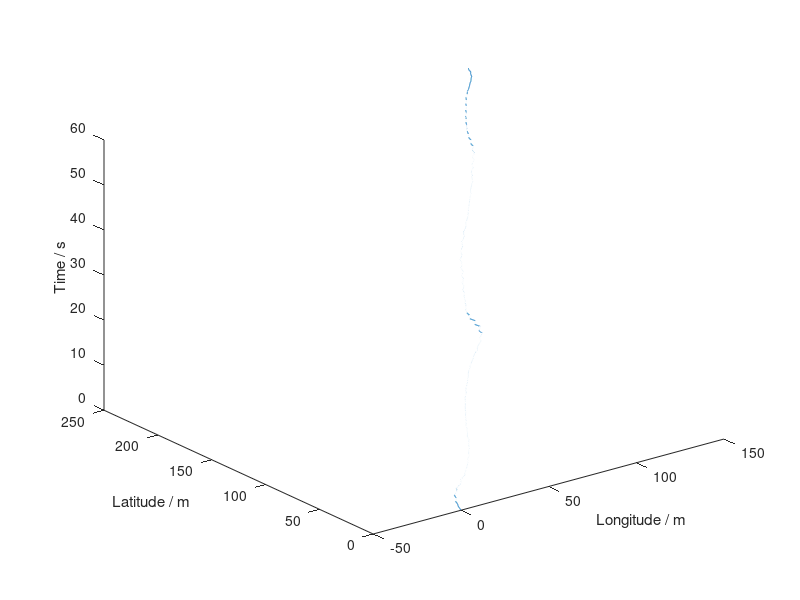
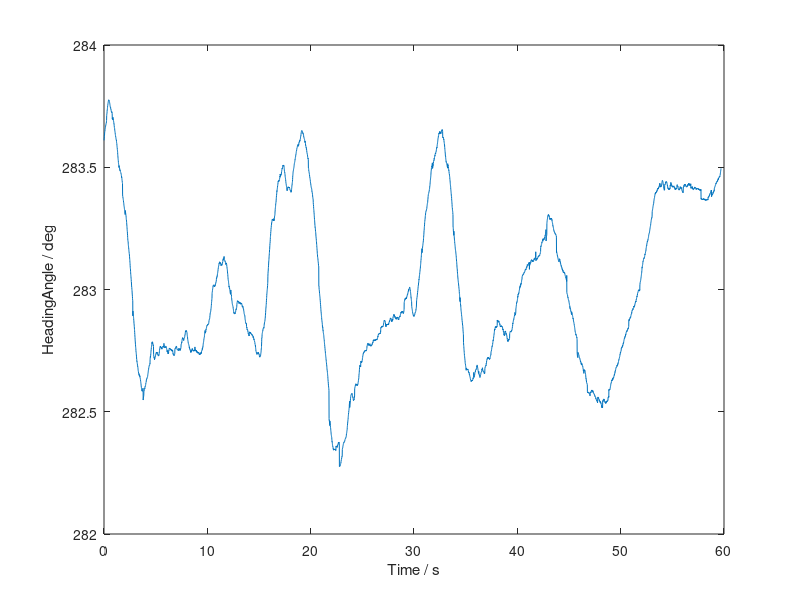
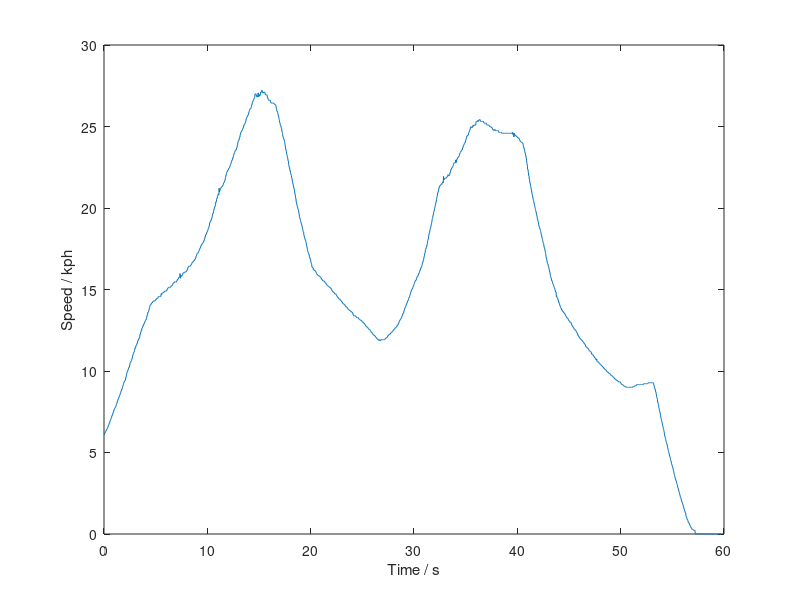
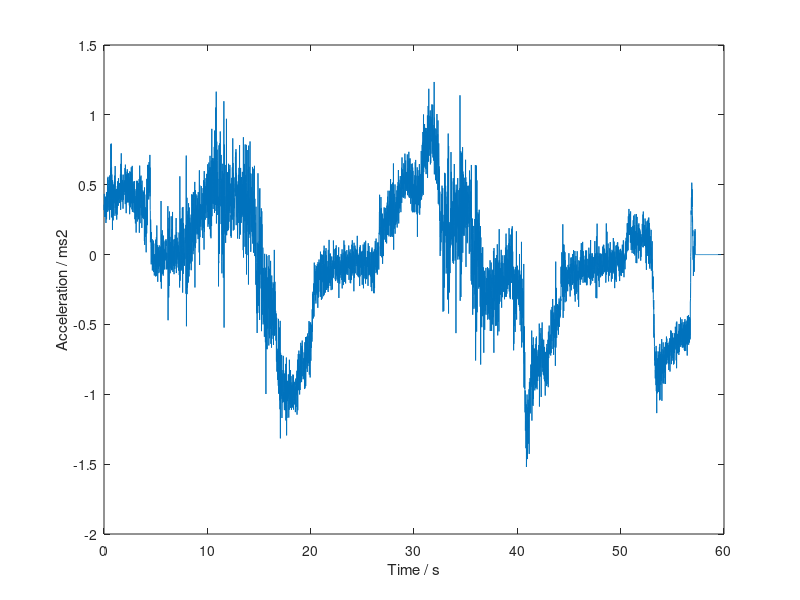

The MATLAB script that drew these images, in order:
M = csvread('garage-2020-05-18_17_02.csv',1,0);
Time = M(:,8) - M(1,8);
X = M(:,1) - M(1,1);
Y = M(:,2) - M(1,2);
figure(1)
plot3(X,Y,Time)
xlabel('Longitude / m')
ylabel('Latitude / m')
zlabel('Time / s')

HeadingAngle = (M(:,9) + pi ) *360/(2*pi);
figure(2)
plot(Time,HeadingAngle)
xlabel('Time / s')
ylabel('HeadingAngle / deg')

Speed = M(:,4) * 3.6;
figure(3)
plot(Time,Speed)
xlabel('Time / s')
ylabel('Speed / kph')

Acceleration = M(:,5);
figure(4)
plot(Time,Acceleration)
xlabel('Time / s')
ylabel('Acceleration / ms2')

Steering = M(:,14);
figure(5)
plot(Time,Steering)
xlabel('Time / s')
ylabel('Steering / deg')